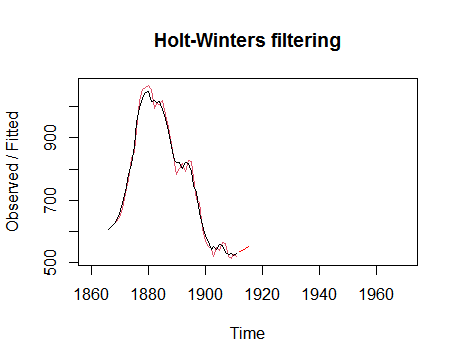

Here is the R script that generated this plot:
# Load The Data
skirts <- scan("http://robjhyndman.com/tsdldata/roberts/skirts.dat",skip=5)

# Convert The Data To Time Series
skirtsseries <- ts(skirts,start=c(1866)) 

# Plot The Time Series
plot.ts(skirtsseries)

# HoltWinters Model
skirtsforecasts<-HoltWinters(skirtsseries,gamma=FALSE)
skirtsforecasts 

# Plot The HoltWinters Model
plot(skirtsforecasts,xlim=c(1860,1970))


# Predicting for 4 Years by The HoltWinters Model and Plot The predicting
forecasting<-predict(skirtsforecasts,n.ahead=4)
lines(forecasting,col="red")
